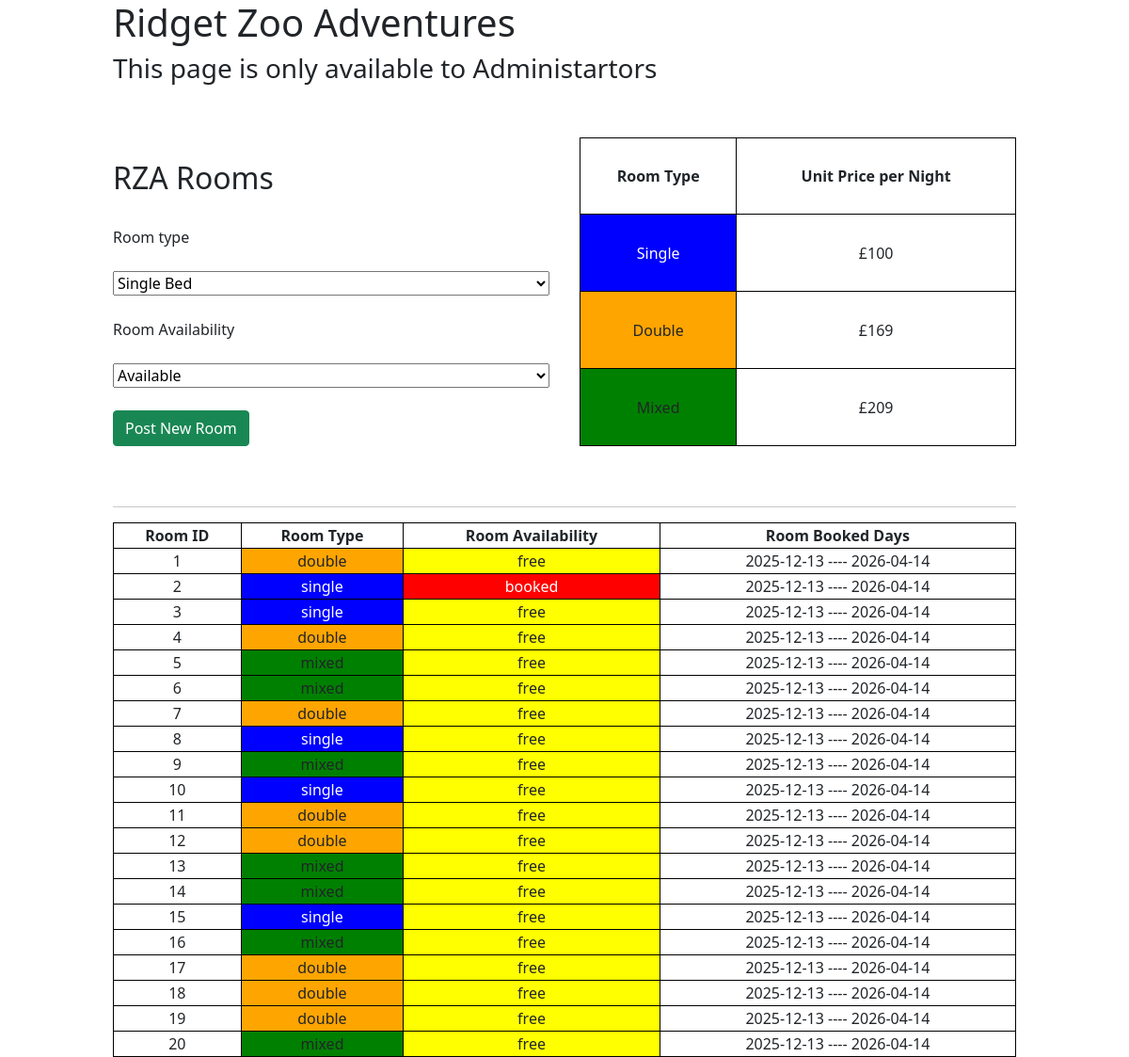
The page /admin/view-bookings/index.php on the database its author committed.
### tables this page shows
CREATE TABLE `rooms` (
  `roomID` int(11) NOT NULL,
  `roomType` enum('single','double','mixed') NOT NULL,
  `roomAvailability` enum('free','booked') DEFAULT 'free'
);

### admin/view-bookings/index.php (the view, shortened to what this page needs)
<?php
include("../../home/db.php");
?>
<!DOCTYPE html>
<html lang="en">
<head>
    <link href="https://cdn.jsdelivr.net/npm/bootstrap@5.0.2/dist/css/bootstrap.min.css" rel="stylesheet"
>
    <link rel="stylesheet" href="temp.css">
</head>
<body>
    <main>
        <section class="content">
            <h1>Ridget Zoo Adventures</h1>
            <h3>This page is only available to Administartors</h3>
            <br><br>
            <div class="top">
                <section class="new">
                    <br>
                    <h2>RZA Rooms</h2>
                    <br>
                    <form action="newRoom.php" method="post">
                        <label for="roomType">Room type</label><br><br>
                        <select name="roomType" id="roomType">
                            <option value="single">Single Bed</option>
                        </select>
                        <br><br>
                        <label for="availability">Room Availability</label><br><br>
                        <select name="availability" id="availability">
                            <option value="free">Available</option>
                        </select>
                        <br><br>
                        <input type="submit" class="btn btn-success" name="newRoom" id="newRoom" value="Post New Room">
                    </form>
                </section>
                <section class="prices">
                    <table class="prices">
                        <tr>
                            <th>Room Type</th>
                            <th>Unit Price per Night</th>
                        </tr>
                        <tr>
                            <td>Single</td>
                            <td>£100</td>
                        </tr>
                        <tr>
                            <td>Double</td>
                            <td>£169</td>
                        </tr>
                        <tr>
                            <td>Mixed</td>
                            <td>£209</td>
                        </tr>
                    </table>
                </section>
            </div>
            <br><br>
            <hr>
            <section class="current">
                <table>
                    <tr class="headers">
                        <th>Room ID</th>
                        <th>Room Type</th>
                        <th>Room Availability</th>
                        <th>Room Booked Days</th>
                    </tr>
                    <?php
                    $getRooms = "SELECT * FROM rooms";
                    $get = $db -> query($getRooms);
                    if($get){
                        if($get -> num_rows > 0){
                            while($room = $get -> fetch_assoc()){
                    ?>
                    <tr>
                        <td><?php echo $room['roomID']; ?></td>
                        <td><?php echo $room['roomType']; ?></td>
                        <td class="availability"><?php echo $room['roomAvailability']; ?></td>
                        <td>2025-12-13 ---- 2026-04-14</td>
                    </tr>
                    <?php
                            }
                        }
                    }
                    ?>
                </table>
            </section>
        </section>
    </main>
</body>
</html>

### admin/view-bookings/temp.css (style rules this page uses)
main .content { width : 80% }
main { display: flex; justify-content: center; align-items: center; }
select { width: 100%; }
th, td, tr { border: 1px solid black; text-align: center; }
table { width: 100%; }
.top { display: flex; flex-direction: row; gap: 2rem; justify-content: space-between; }
.new { width: 50%; }
.prices { width: 50%; }
.prices table { height: 100%; width: 100%; }

### rows shown on the page
rooms: roomID "1", roomType "double", roomAvailability "free"
rooms: roomID "2", roomType "single", roomAvailability "booked"
rooms: roomID "3", roomType "single", roomAvailability "free"
rooms: roomID "4", roomType "double", roomAvailability "free"
rooms: roomID "5", roomType "mixed", roomAvailability "free"
rooms: roomID "6", roomType "mixed", roomAvailability "free"
rooms: roomID "7", roomType "double", roomAvailability "free"
rooms: roomID "8", roomType "single", roomAvailability "free"
rooms: roomID "9", roomType "mixed", roomAvailability "free"
rooms: roomID "10", roomType "single", roomAvailability "free"
rooms: roomID "11", roomType "double", roomAvailability "free"
rooms: roomID "12", roomType "double", roomAvailability "free"
rooms: roomID "13", roomType "mixed", roomAvailability "free"
rooms: roomID "14", roomType "mixed", roomAvailability "free"
rooms: roomID "15", roomType "single", roomAvailability "free"
rooms: roomID "16", roomType "mixed", roomAvailability "free"
rooms: roomID "17", roomType "double", roomAvailability "free"
rooms: roomID "18", roomType "double", roomAvailability "free"
rooms: roomID "19", roomType "double", roomAvailability "free"
rooms: roomID "20", roomType "mixed", roomAvailability "free"
